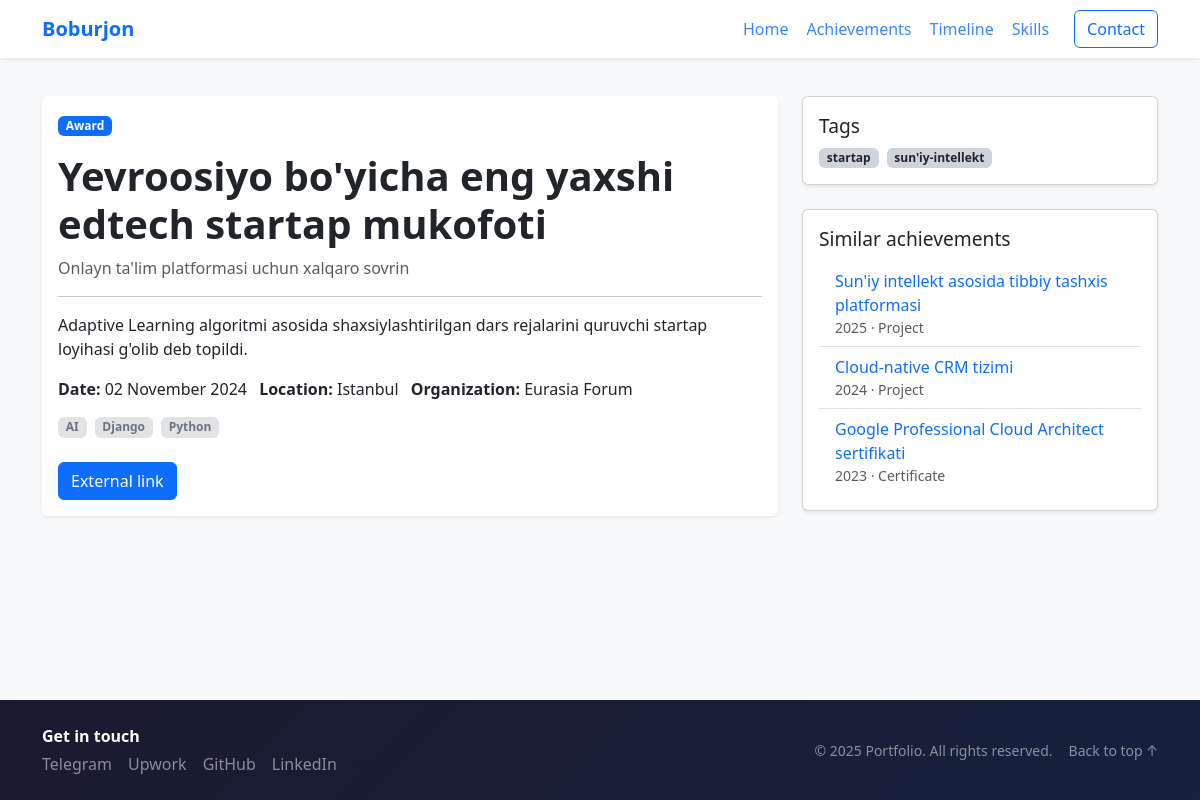
Page /achievements/yevroosiyo-boyicha-eng-yaxshi-edtech-startap-mukofoti/ on the earlier database version.
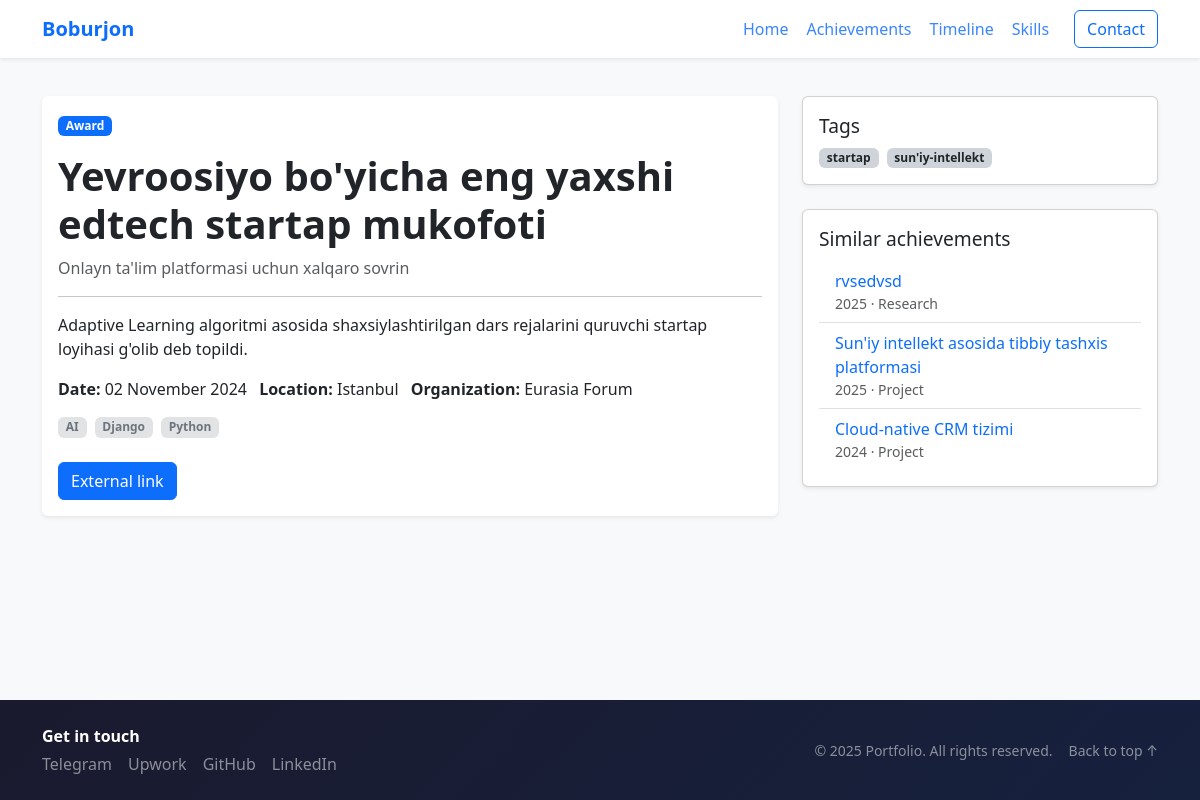
Same page on the later database version.
### achievements/models.py (models this page shows, shortened)
class Technology(models.Model):
    name = models.CharField(max_length=150, unique=True)
    slug = models.SlugField(max_length=170, unique=True)
    class Meta:
        ordering = ["name"]

class Tag(models.Model):
    name = models.CharField(max_length=100, unique=True)
    slug = models.SlugField(max_length=120, unique=True)
    class Meta:
        ordering = ["name"]

class Achievement(models.Model):
    CATEGORY_CHOICES = [
        ("EDUCATION", "Education"),
        ("CERTIFICATE", "Certificate"),
        ("PROJECT", "Project"),
        ("COMPETITION", "Competition"),
        ("PUBLICATION", "Publication"),
        ("AWARD", "Award"),
        ("RESEARCH", "Research"),
        ("OTHER", "Other"),
    ]
    title = models.CharField(max_length=255)
    slug = models.SlugField(max_length=255, unique=True, blank=True)
    category = models.CharField(max_length=20, choices=CATEGORY_CHOICES)
    short_description = models.CharField(max_length=280)
    description = models.TextField()
    date = models.DateField()
    location = models.CharField(max_length=255, blank=True, default="")
    organization = models.CharField(max_length=255, blank=True, default="")
    technologies = models.ManyToManyField(Technology, related_name="achievements", blank=True)
    tags = models.ManyToManyField(Tag, related_name="achievements", blank=True)
    image = models.ImageField(upload_to="images/", blank=True, null=True)
    file = models.FileField(upload_to="files/", blank=True, null=True)
    external_link = models.URLField(blank=True)
    is_featured = models.BooleanField(default=False)
    is_public = models.BooleanField(default=True)
    created_at = models.DateTimeField(auto_now_add=True)
    updated_at = models.DateTimeField(auto_now=True)
    class Meta:
        ordering = ["-date", "-created_at"]

### achievements/views.py (the view)
# urls.py: path("<slug:slug>/", views.achievement_detail_view, name="detail"),
def achievement_detail_view(request, slug):
    achievement = get_object_or_404(Achievement, slug=slug, is_public=True)
    related = (
        Achievement.objects.filter(is_public=True, technologies__in=achievement.technologies.all())
        .exclude(id=achievement.id)
        .distinct()[:3]
    )
    context = {
        "achievement": achievement,
        "related": related,
    }
    return render(request, "achievements/detail.html", context)

### achievements/templates/achievements/detail.html (shortened to what this page needs)
{% extends "base.html" %}
{% block content %}
<section class="container py-5">
    <div class="row g-4">
        <div class="col-lg-8">
            <article class="card shadow-sm border-0">
                <div class="card-body">
                    <span class="badge bg-primary mb-3">{{ achievement.get_category_display }}</span>
                    <h1 class="fw-bold">{{ achievement.title }}</h1>
                    <p class="text-muted">{{ achievement.short_description }}</p>
                    <hr>
                    <p>{{ achievement.description|linebreaks }}</p>
                    <ul class="list-inline">
                        {% if achievement.date %}
                            <li class="list-inline-item"><strong>Date:</strong> {{ achievement.date|date:"d F Y" }}</li>
                        {% endif %}
                        {% if achievement.location %}
                            <li class="list-inline-item"><strong>Location:</strong> {{ achievement.location }}</li>
                        {% endif %}
                        {% if achievement.organization %}
                            <li class="list-inline-item"><strong>Organization:</strong> {{ achievement.organization }}</li>
                        {% endif %}
                    </ul>
                    <div class="d-flex flex-wrap gap-2 mt-3">
                        {% for tech in achievement.technologies.all %}
                            <span class="badge bg-secondary-subtle text-secondary">{{ tech.name }}</span>
                        {% empty %}
                            <span class="text-muted">No technologies listed.</span>
                        {% endfor %}
                    </div>
                    <div class="d-flex gap-3 mt-4 flex-wrap">
                        {% if achievement.external_link %}
                            <a href="{{ achievement.external_link }}" class="btn btn-primary" target="_blank" rel="noopener">External link</a>
                        {% endif %}
                    </div>
                </div>
            </article>
        </div>
        <div class="col-lg-4">
            <div class="card shadow-sm mb-4">
                <div class="card-body">
                    <h5 class="card-title">Tags</h5>
                    <div class="d-flex flex-wrap gap-2">
                        {% for tag in achievement.tags.all %}
                            <span class="badge bg-dark-subtle text-dark">{{ tag.name }}</span>
                        {% empty %}
                            <span class="text-muted">No tags.</span>
                        {% endfor %}
                    </div>
                </div>
            </div>
            <div class="card shadow-sm">
                <div class="card-body">
                    <h5 class="card-title">Similar achievements</h5>
                    <ul class="list-group list-group-flush">
                        {% for item in related %}
                            <li class="list-group-item">
                                <a href="{% url 'achievements:detail' item.slug %}" class="text-decoration-none">{{ item.title }}</a>
                                <div class="small text-muted">{{ item.date|date:"Y" }} · {{ item.get_category_display }}</div>
                            </li>
                        {% empty %}
                            <li class="list-group-item text-muted">No related items found.</li>
                        {% endfor %}
                    </ul>
                </div>
            </div>
        </div>
    </div>
</section>
{% endblock %}

Differences in the rows shown:
no longer on this page (row unchanged): Achievement: title "Google Professional Cloud Architect sertifikati", date "2023", category "Certificate"
added Achievement: title "rvsedvsd", date "2025", category "Research"
